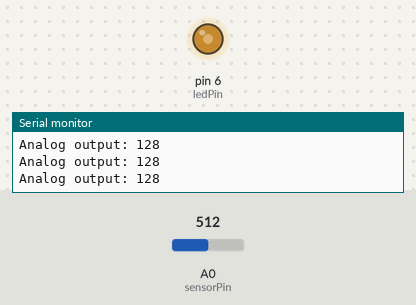
Simulated run of this sketch. Board: Arduino Uno, built with avr-gcc and run on an emulated ATmega328P. On the bench: output pins drawn as LEDs (lit = HIGH), the last lines printed to the serial monitor. The test bench sets the inputs (shaded band); at power-on: A0 (sensorPin) = 512.

Above: at 1.3 s.
1.4 s: A0 (sensorPin) set to 306
At 2.3 s:
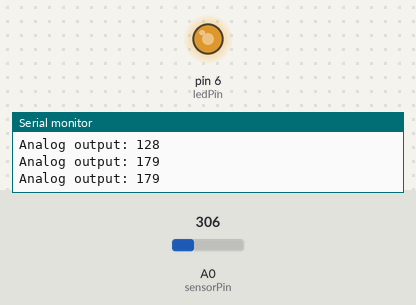
3.0 s: A0 (sensorPin) set to 122
At 3.4 s:
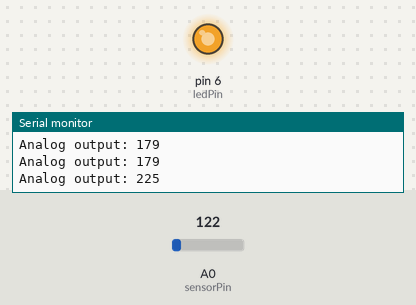
4.5 s: A0 (sensorPin) set to 900
At 5.7 s:
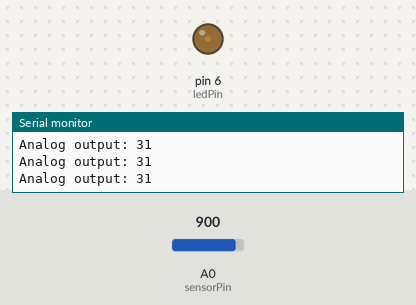
6.0 s: A0 (sensorPin) set to 1023
At 7.0 s:
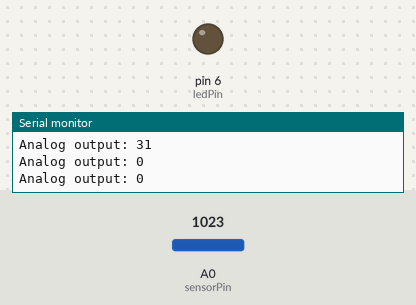
7.5 s: A0 (sensorPin) set to 511
At 8.2 s:
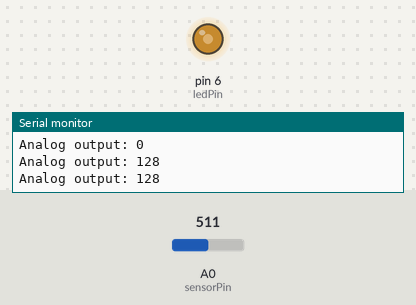
Timing chart, 0 to 10.0 s (numbered marks = the images above; inputs shaded):
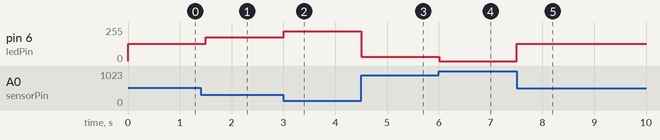

The sketch:

Rain.ino
```cpp
// Sensor pins pin D6 LED output, pin A0 analog Input

#define ledPin 6

#define sensorPin A0


void setup() {

  Serial.begin(9600);

  pinMode(ledPin, OUTPUT);

  digitalWrite(ledPin, LOW);

}


void loop() {

  Serial.print("Analog output: ");

  Serial.println(readSensor());

  delay(500);

}


//  This function returns the analog data to calling function

int readSensor() {

  int sensorValue = analogRead(sensorPin);  // Read the analog value from sensor

  int outputValue = map(sensorValue, 0, 1023, 255, 0); // map the 10-bit data to 8-bit data

  analogWrite(ledPin, outputValue); // generate PWM signal

  return outputValue;             // Return analog rain value

}
```

Measured:
- after the input at 1.4 s, pin 6 (ledPin): 128/255 → 179/255 after 0.10 s
- after the input at 3.0 s, pin 6 (ledPin): 179/255 → 225/255 at once
- after the input at 4.5 s, pin 6 (ledPin): 225/255 → 31/255 at once
- after the input at 6.0 s, pin 6 (ledPin): 31/255 → 0/255 at once
- after the input at 7.5 s, pin 6 (ledPin): 0/255 → 128/255 at once
